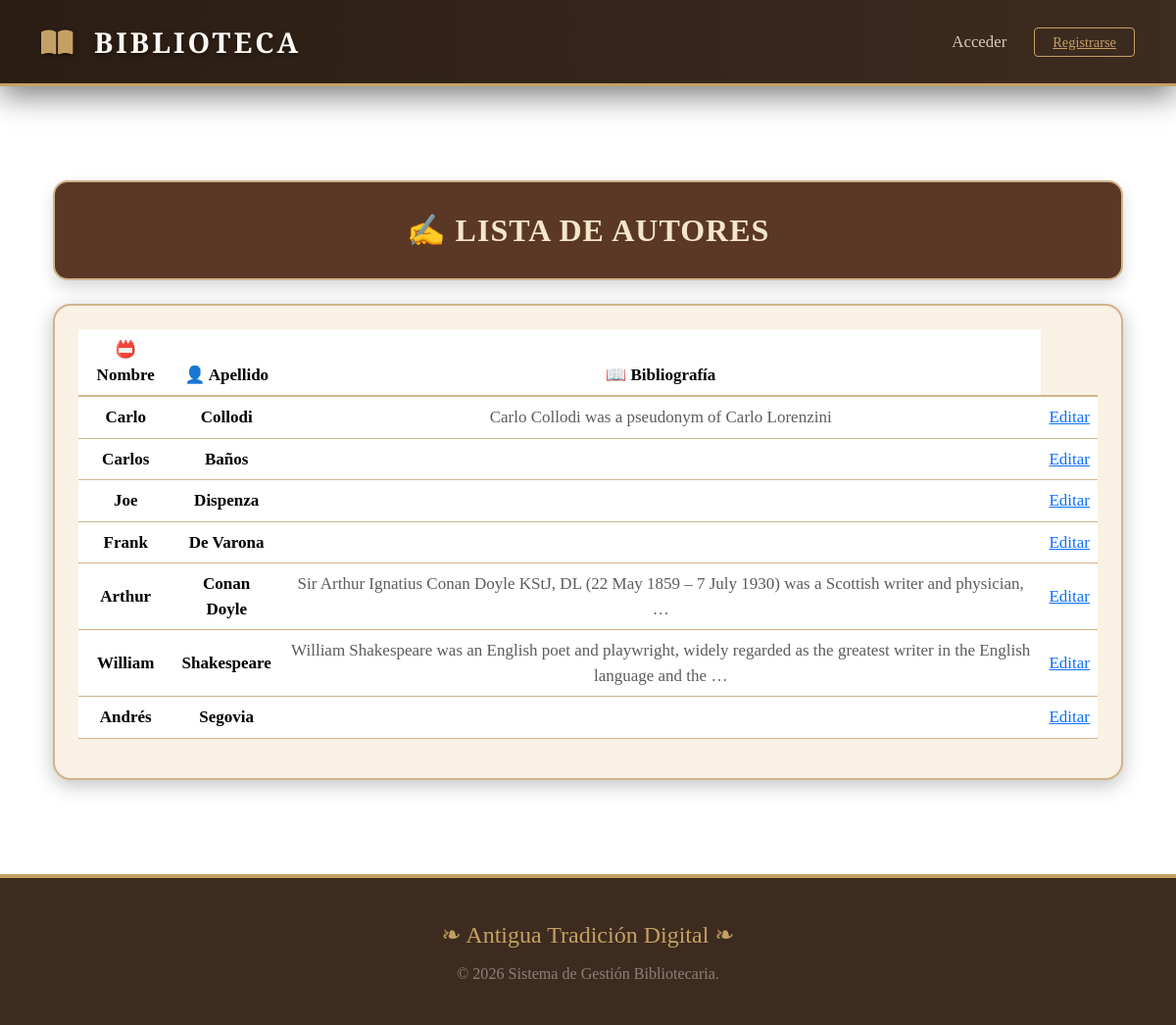
The app's page /autores/, older data.
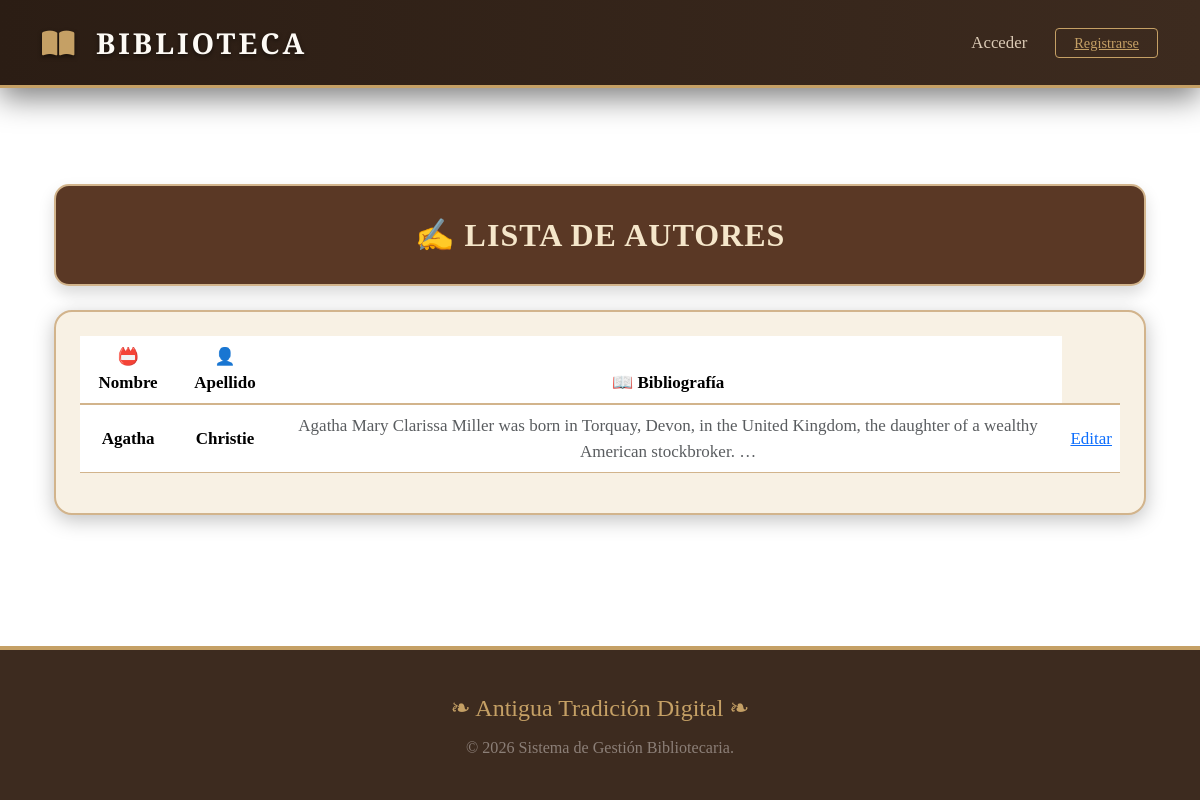
The same page, newer data.
### Gestion/models.py (models this page shows, shortened)
class Autor(models.Model):
    nombre = models.CharField(max_length=50)
    apellido = models.CharField(max_length=50)
    bibliografia = models.TextField(blank=True, null=True)
    class Meta:
        unique_together = ('nombre', 'apellido')
        verbose_name = "Autor"
        verbose_name_plural = "Autores"

### Gestion/views.py (the view)
# urls.py: path('autores/', lista_autores, name='lista_autores'),
def lista_autores(request):
    autores = Autor.objects.all()
    return render(request, 'Gestion/templates/autores.html', {'autores': autores})

### Gestion/templates/autores.html (shortened to what this page needs)
{% extends 'index.html' %}
{% block contenido %}
<div class="container py-5">
    <div class="text-center mb-4">
        <div class="titulo-autores shadow">
            ✍️ LISTA DE AUTORES
        </div>
    </div>
    <div class="card card-autores">
        <div class="card-body p-4">
            {% if autores %}
            <div class="table-responsive">
                <table class="table tabla-autores table-hover align-middle text-center">
                    <thead>
                        <tr>
                            <th>📛 Nombre</th>
                            <th>👤 Apellido</th>
                            <th>📖 Bibliografía</th>
                        </tr>
                    </thead>
                    <tbody>
                        {% for autor in autores %}
                        <tr>
                            <td class="fw-bold">{{ autor.nombre }}</td>
                            <td class="fw-bold">{{ autor.apellido }}</td>
                            <td class="text-muted">{{ autor.bibliografia|truncatewords:20 }}</td>
                            <td>
                                <a href="{% url 'editar_autor' autor.id %}" >Editar</a>
                            </td>
                        </tr>
                        {% endfor %}
                    </tbody>
                </table>
            </div>
            {% else %}
            <p class="text-center text-muted">No hay autores registrados aún.</p>
            {% endif %}
        </div>
    </div>
</div>
{% endblock %}

Row changes from the older to the newer data that the page shows:
removed Autor: nombre "Carlo", apellido "Collodi", bibliografia "Carlo Collodi was a pseudonym of Carlo Lorenzini"
removed Autor: nombre "Carlos", apellido "Baños"
removed Autor: nombre "Joe", apellido "Dispenza"
removed Autor: nombre "Frank", apellido "De Varona"
removed Autor: nombre "Arthur", apellido "Conan Doyle", bibliografia "Sir Arthur Ignatius Conan Doyle KStJ, DL (22 May 1859 – 7 July 1930) was a Scottish writer and physician, …"
removed Autor: nombre "William", apellido "Shakespeare", bibliografia "William Shakespeare was an English poet and playwright, widely regarded as the greatest writer in the English language and the …"
removed Autor: nombre "Andrés", apellido "Segovia"
added Autor: nombre "Agatha", apellido "Christie", bibliografia "Agatha Mary Clarissa Miller was born in Torquay, Devon, in the United Kingdom, the daughter of a wealthy American stockbroker. …"
